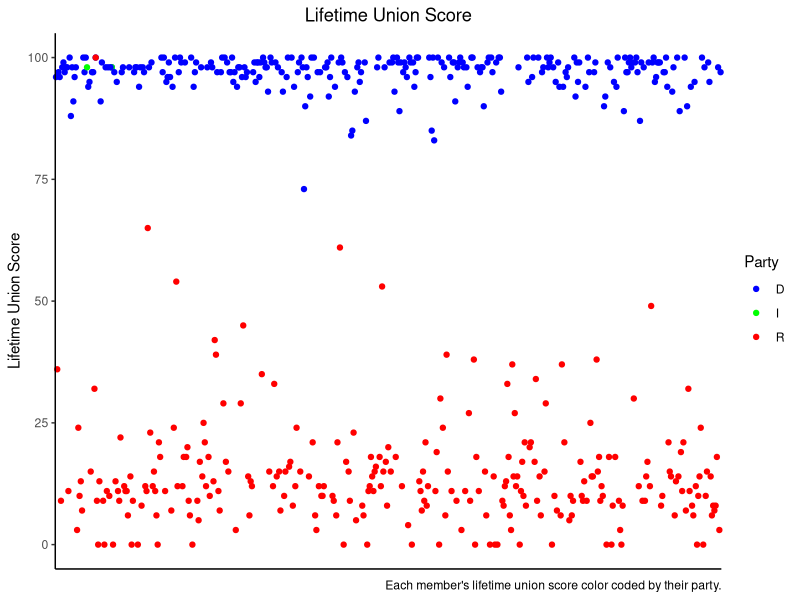
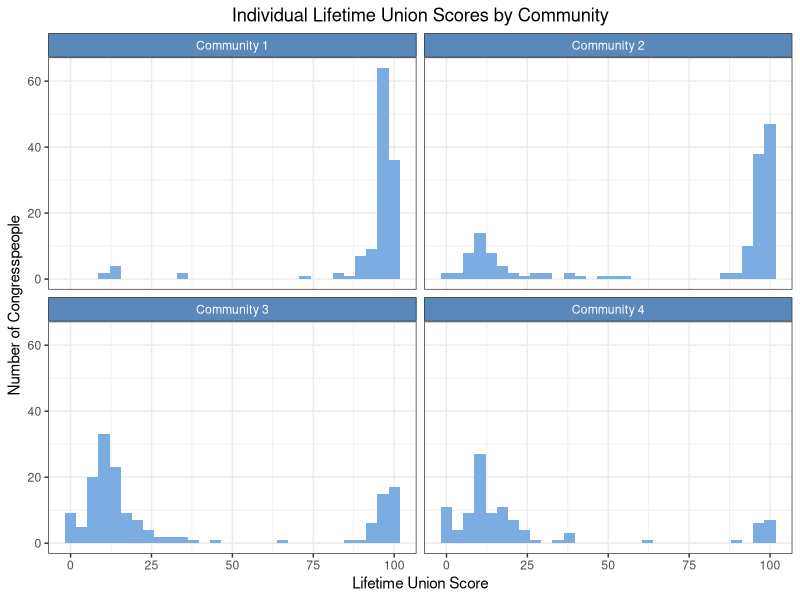
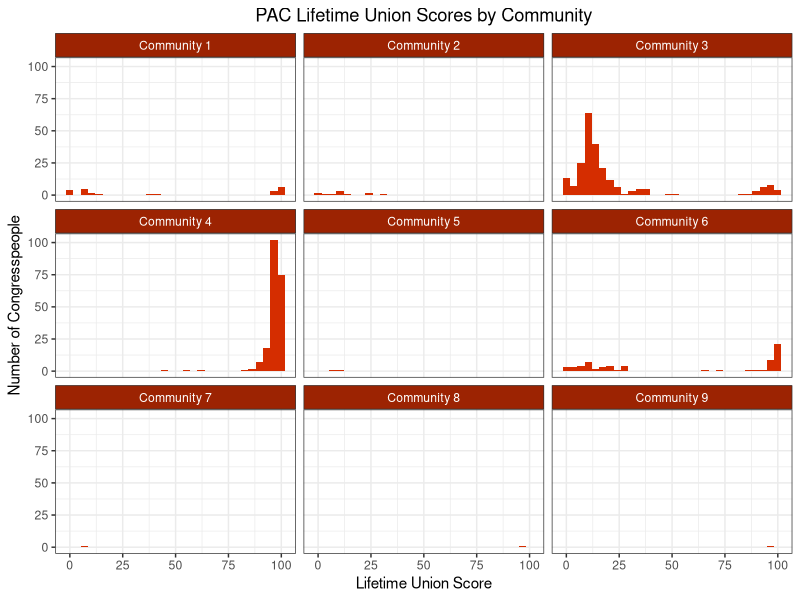
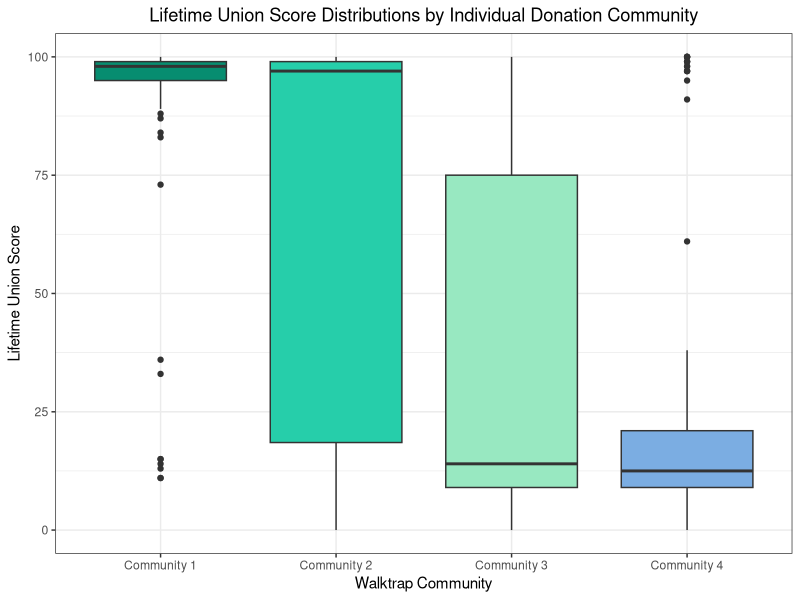

Recreate these plots in R, in order. (Note: this script raises an error after producing the figures.)
## ---- chunk 1

cold_colors <- c("#078D70", "#26CEAA", "#98E8C1", "#7BADE2")
warm_colors <- c("#D52D00", "#EF7627", "#FF9A56", "#D162A4")
library(tidyverse)
library(ggplot2)
individuals = read_csv("./individual_communities_and_scores.csv")
pacs = read_csv("./pac_communities_and_scores.csv")
individuals = individuals %>% 
  mutate(party = str_sub(congresspeople, -2, -2)) %>% 
  mutate(community = paste("Community", community))

individuals = individuals %>% 
  drop_na() %>% 
  rename(score = score1) %>% 
  rename(lifetime_score = lifetime_score1)

pacs = pacs %>% 
  drop_na() %>% 
  rename(score = score1) %>% 
  rename(lifetime_score = lifetime_score1) %>% 
  mutate(community = paste("Community", community))

cold_colors <- c("#078D70", "#26CEAA", "#98E8C1", "#7BADE2")
warm_colors <- c("#D52D00", "#EF7627", "#FF9A56", "#D162A4")

## ---- chunk 2
ggplot(individuals, mapping = aes(x = name, y = lifetime_score, color = party))+
  theme_classic()+
  geom_point() +
  coord_cartesian(clip = "off")+
  scale_color_manual(breaks = c("D", "I", "R"), 
                    values = c("blue", "green", "red")) + ##D64045 #20BF55
  labs(title = "Lifetime Union Score",
       caption = "Each member's lifetime union score color coded by their party.",
       y = "Lifetime Union Score")+
  guides(color = guide_legend(title = "Party"))+
  theme(axis.title.x = element_blank(),
        axis.ticks.x = element_blank(),
        axis.text.x = element_blank(),
        plot.title = element_text(hjust=0.5))
  
## ---- chunk 3
ggplot(individuals, mapping = aes(x = lifetime_score))+
  theme_bw()+
  geom_histogram(fill="#7BADE2")+
  ggtitle("Individual Lifetime Union Scores by Community")+
  labs(y = "Number of Congresspeople", x = "Lifetime Union Score")+
  theme(plot.title = element_text(hjust=0.5),
        strip.background =element_rect(fill="#5988ba"),
        strip.text = element_text(colour = 'white'))+
  facet_wrap(~community)
## ---- chunk 4
ggplot(pacs, mapping = aes(x = lifetime_score))+
  theme_bw()+
  geom_histogram(fill=warm_colors[1])+
  ggtitle("PAC Lifetime Union Scores by Community")+
  labs(y = "Number of Congresspeople", x = "Lifetime Union Score")+
  theme(plot.title = element_text(hjust=0.5),
        strip.background =element_rect(fill="#9c2302"),
        strip.text = element_text(colour = 'white'))+
  facet_wrap(~community)

## ---- chunk 5
ggplot(individuals, mapping = aes(x = community, y = lifetime_score, fill=community))+
  scale_fill_manual(values = cold_colors) +
  geom_boxplot(alpha=1, show.legend = FALSE)+ #alpha is transparency
  labs(title = "Lifetime Union Score Distributions by Individual Donation Community",
       x = "Walktrap Community",
       y = "Lifetime Union Score")+
  theme_bw()+
  theme(plot.title = element_text(hjust = 0.5))
  
## ---- chunk 6
ggplot(pacs, mapping = aes(x = community, y = lifetime_score, fill=community))+
  scale_fill_manual(values = warm_colors) +
  geom_boxplot(alpha=1, show.legend = FALSE)+ #alpha is transparency
  labs(title = "Lifetime Union Score Distributions by PAC Donation Community",
       x = "Walktrap Community",
       y = "Lifetime Union Score")+
  theme_bw()+
  theme(plot.title = element_text(hjust = 0.5))

## ---- chunk 7
individual_means = individuals %>% 
  group_by(community) %>% 
  summarize(community_mean = mean(lifetime_score))

  ggplot(individual_means, mapping = aes(x = reorder(community, -community_mean), y = community_mean, fill = community))+
    theme_bw()+
    theme(plot.title = element_text(hjust=0.5),
          text=element_text(size=16, family="sans"))+
    scale_fill_manual(values=cold_colors)+
    ggtitle("Individual Network Mean Union Scores")+
    labs(y = "Mean Union Score", x = "Walktrap Community")+
    geom_bar(stat="identity", show.legend = FALSE, color="black")
## ---- chunk 8
individual_anova = aov(lifetime_score ~ community, data = individuals)
summary(individual_anova)

## ---- chunk 9
pacs = pacs %>% 
  group_by(community) %>%
  filter(community != "Community 5") %>%
  filter(community != "Community 2") %>% 
  filter(community != "Community 7") %>% 
  filter(community != "Community 8") %>%
  filter(community != "Community 9") 

pacs_means = pacs %>% 
  summarize(community_mean = mean(lifetime_score))

ggplot(pacs_means, mapping = aes(x = reorder(community, -community_mean), y = community_mean, fill = community))+
  theme_bw()+
  theme(plot.title = element_text(hjust=0.5),
        text=element_text(size=16,  family="sans"))+
  scale_fill_manual(values=warm_colors)+
  ggtitle("PACs Network Mean Union Scores")+
  labs(y = "Mean Union Score", x = "Walktrap Community")+
  geom_bar(stat="identity", show.legend = FALSE, color="black")

## ---- chunk 10
pacs_anova = aov(lifetime_score ~ community, data = pacs)
summary(individual_anova)
